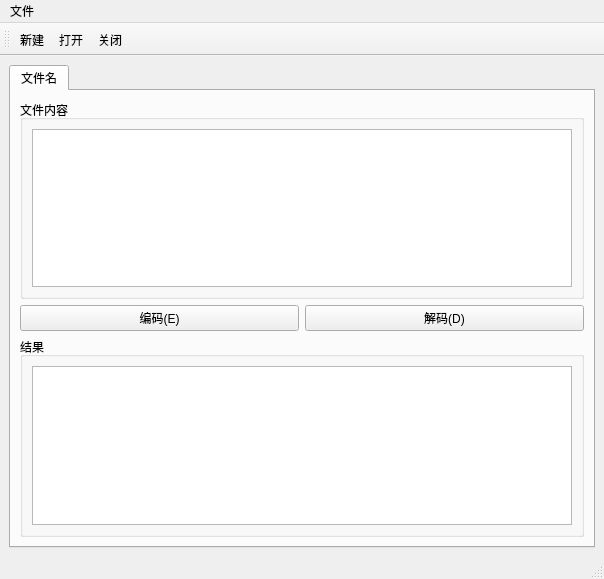
<?xml version="1.0" encoding="UTF-8"?>
<ui version="4.0">
 <class>MainWindow_base64_encode_decode</class>
 <widget class="QMainWindow" name="MainWindow_base64_encode_decode">
  <property name="geometry">
   <rect>
    <x>0</x>
    <y>0</y>
    <width>604</width>
    <height>579</height>
   </rect>
  </property>
  <property name="windowTitle">
   <string>Base64编解码器</string>
  </property>
  <widget class="QWidget" name="centralwidget">
   <layout class="QVBoxLayout" name="verticalLayout_4">
    <item>
     <widget class="QTabWidget" name="tabWidget">
      <property name="currentIndex">
       <number>0</number>
      </property>
      <widget class="QWidget" name="tab_file_name">
       <attribute name="title">
        <string>文件名</string>
       </attribute>
       <layout class="QVBoxLayout" name="verticalLayout_2">
        <item>
         <widget class="QGroupBox" name="groupBox_file_content">
          <property name="title">
           <string>文件内容</string>
          </property>
          <layout class="QVBoxLayout" name="verticalLayout">
           <item>
            <widget class="QPlainTextEdit" name="plainTextEdit"/>
           </item>
          </layout>
         </widget>
        </item>
        <item>
         <layout class="QHBoxLayout" name="horizontalLayout">
          <item>
           <widget class="QPushButton" name="pushButton_encode">
            <property name="text">
             <string>编码(E)</string>
            </property>
            <property name="shortcut">
             <string>Alt+E</string>
            </property>
           </widget>
          </item>
          <item>
           <widget class="QPushButton" name="pushButton_decode">
            <property name="text">
             <string>解码(D)</string>
            </property>
            <property name="shortcut">
             <string>Alt+D</string>
            </property>
           </widget>
          </item>
         </layout>
        </item>
        <item>
         <widget class="QGroupBox" name="groupBox_file_result">
          <property name="title">
           <string>结果</string>
          </property>
          <layout class="QVBoxLayout" name="verticalLayout_3">
           <item>
            <widget class="QPlainTextEdit" name="plainTextEdit_result"/>
           </item>
          </layout>
         </widget>
        </item>
       </layout>
      </widget>
     </widget>
    </item>
   </layout>
  </widget>
  <widget class="QMenuBar" name="menubar">
   <property name="geometry">
    <rect>
     <x>0</x>
     <y>0</y>
     <width>604</width>
     <height>22</height>
    </rect>
   </property>
   <widget class="QMenu" name="menu">
    <property name="title">
     <string>文件</string>
    </property>
    <addaction name="action_new"/>
    <addaction name="action_open"/>
    <addaction name="action_save"/>
    <addaction name="action_save_as"/>
    <addaction name="action_close"/>
   </widget>
   <addaction name="menu"/>
  </widget>
  <widget class="QStatusBar" name="statusbar"/>
  <widget class="QToolBar" name="toolBar">
   <property name="windowTitle">
    <string>toolBar</string>
   </property>
   <attribute name="toolBarArea">
    <enum>TopToolBarArea</enum>
   </attribute>
   <attribute name="toolBarBreak">
    <bool>false</bool>
   </attribute>
   <addaction name="action_new"/>
   <addaction name="action_open"/>
   <addaction name="action_close"/>
  </widget>
  <action name="action_new">
   <property name="text">
    <string>新建</string>
   </property>
   <property name="shortcut">
    <string>Ctrl+N</string>
   </property>
  </action>
  <action name="action_open">
   <property name="text">
    <string>打开</string>
   </property>
   <property name="shortcut">
    <string>Ctrl+O</string>
   </property>
  </action>
  <action name="action_close">
   <property name="text">
    <string>关闭</string>
   </property>
   <property name="shortcut">
    <string>Ctrl+W</string>
   </property>
  </action>
  <action name="action_save">
   <property name="text">
    <string>保存</string>
   </property>
   <property name="shortcut">
    <string>Ctrl+S</string>
   </property>
   <property name="menuRole">
    <enum>QAction::NoRole</enum>
   </property>
  </action>
  <action name="action_save_as">
   <property name="text">
    <string>另存为</string>
   </property>
   <property name="shortcut">
    <string>Ctrl+Shift+S</string>
   </property>
   <property name="menuRole">
    <enum>QAction::NoRole</enum>
   </property>
  </action>
 </widget>
 <resources/>
 <connections/>
</ui>
